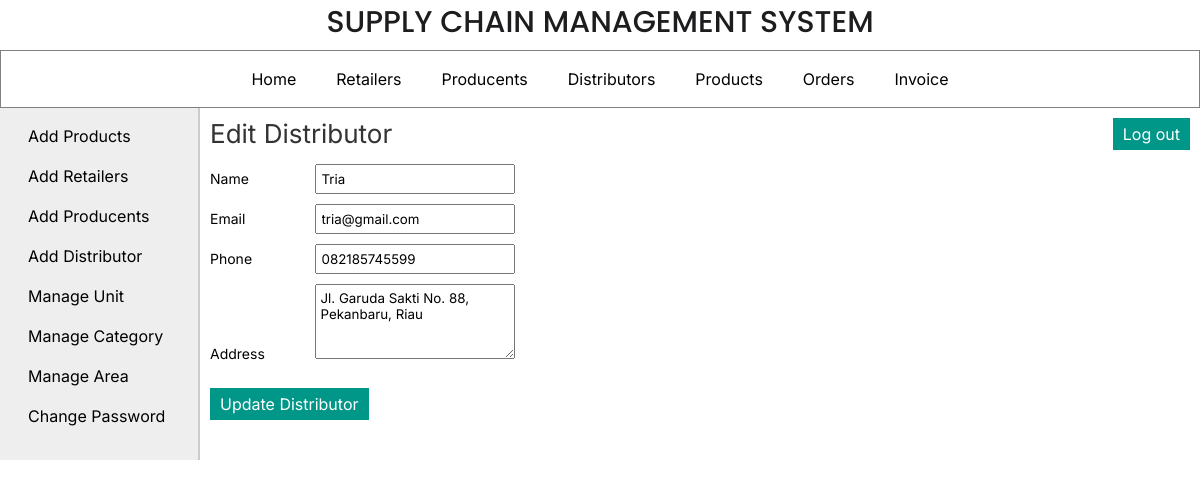
Page /admin/edit_distributor.php?id=6 (signed in) on the committed database.
### tables this page shows
CREATE TABLE `distributor` (
  `dist_id` int(11) NOT NULL,
  `dist_name` varchar(25) NOT NULL,
  `dist_email` varchar(50) DEFAULT NULL,
  `dist_phone` varchar(12) NOT NULL,
  `dist_address` varchar(200) DEFAULT NULL
);

### admin/edit_distributor.php (the view, shortened to what this page needs)
<?php
	include("../includes/config.php");
	if(isset($_SESSION['admin_login'])) {
		if($_SESSION['admin_login'] == true) {
			$id = $_GET['id'];
			$query_selectDistDetails = "SELECT * FROM distributor WHERE dist_id='$id'";
			$result_selectDistDetails = mysqli_query($con,$query_selectDistDetails);
			$row_selectDistDetails = mysqli_fetch_array($result_selectDistDetails);
			$nameErr = $emailErr = $phoneErr = $requireErr = $confirmMessage = "";
		}
		else {
			header('Location:../index.php');
		}
	}
	else {
		header('Location:../index.php');
	}
?>
<!DOCTYPE html>
<html>
<head>
	<link rel="stylesheet" href="../includes/main_style.css" >
</head>
<body>
	<?php
		include("../includes/header.inc.php");
		include("../includes/nav_admin.inc.php");
		include("../includes/aside_admin.inc.php");
	?>
	<section>
		<h1>Edit Distributor</h1>
		<form action="" method="POST" class="form">
		<ul class="form-list">
		<li>
			<div class="label-block"> <label for="distributor:name">Name</label> </div>
			<div class="input-box"> <input type="text" id="distributor:name" name="txtDistributorName" placeholder="Name" value="<?php echo $row_selectDistDetails['dist_name']; ?>" required /> </div> <span class="error_message"><?php echo $nameErr; ?></span>
		</li>
		<li>
			<div class="label-block"> <label for="distributor:email">Email</label> </div>
			<div class="input-box"> <input type="text" id="distributor:email" name="txtDistributorEmail" placeholder="Email" value="<?php echo $row_selectDistDetails['dist_email']; ?>" required /> </div> <span class="error_message"><?php echo $emailErr; ?></span>
		</li>
		<li>
			<div class="label-block"> <label for="distributor:phone">Phone</label> </div>
			<div class="input-box"> <input type="text" id="distributor:phone" name="txtDistributorPhone" placeholder="Phone" value="<?php echo $row_selectDistDetails['dist_phone']; ?>" /> </div> <span class="error_message"><?php echo $phoneErr; ?></span>
		</li>
		<li>
			<div class="label-block"> <label for="distributor:address">Address</label> </div>
			<div class="input-box"> <textarea type="text" id="distributor:address" name="txtDistributorAddress" placeholder="Address"><?php echo $row_selectDistDetails['dist_address']; ?></textarea> </div>
		</li>
		<li>
			<input type="submit" value="Update Distributor" class="submit_button" /> <span class="error_message"> <?php echo $requireErr; ?> </span><span class="confirm_message"> <?php echo $confirmMessage; ?> </span>
		</li>
		</ul>
		</form>
	</section>
</body>
</html>

### includes/main_style.css (style rules this page uses)
* { font-family: 'Inter', Helvetica, sans-serif; margin:0px; padding:0px; box-sizing: border-box; }
li { list-style:none; margin:0px; }
label { margin:5px 0px; font-size:14px; }
.label-block { display:inline-block; width:100px; }
.input-box { display:inline-block; margin:5px 0px; }
.input-box input { width:200px; padding:5px 5px; margin:auto; }
.input-box textarea { width:200px; height:75px; padding:5px 5px; }
.submit_button { font-size:16px; margin-top:20px; margin-right:20px; padding:6px 10px; background-color:#009688; border:none; color:white; }
section { width:1000px; padding:10px; padding-bottom:40px; }
section h1 { margin-bottom:10px; font-weight:normal; color:#333; font-size: 26px; }

### rows in the picture
distributor: txtDistributorName "Tria", txtDistributorEmail "tria@gmail.com", txtDistributorPhone "082185745599", txtDistributorAddress "Jl. Garuda Sakti No. 88, Pekanbaru, Riau"
